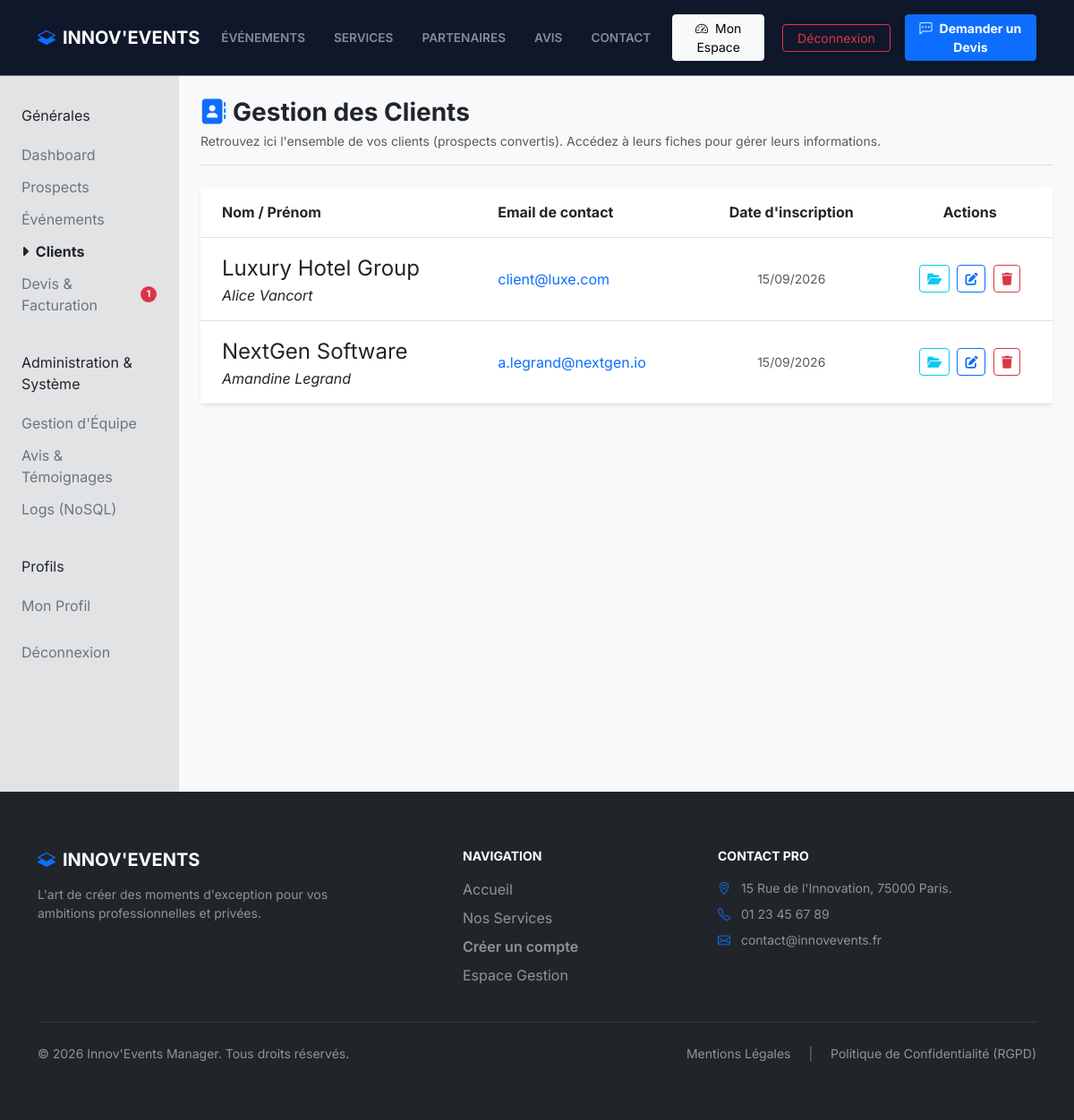
The page /index.php?action=admin_clients (signed in) on the database its author committed.
### tables this page shows
CREATE TABLE users (
id INT AUTO_INCREMENT PRIMARY KEY,
company_id INT NULL,
email VARCHAR(255) NOT NULL UNIQUE,
password VARCHAR(255) NOT NULL,
must_change_password TINYINT(1) NOT NULL DEFAULT 0,
firstname VARCHAR(100) NOT NULL,
lastname VARCHAR(100) NOT NULL,
role VARCHAR(50) NOT NULL DEFAULT 'CLIENT',
is_deleted TINYINT(1) NOT NULL DEFAULT 0,
created_at TIMESTAMP DEFAULT CURRENT_TIMESTAMP,
CONSTRAINT fk_users_company
FOREIGN KEY (company_id) REFERENCES companies(id)
ON DELETE CASCADE ON UPDATE CASCADE
);

CREATE TABLE companies (
id INT AUTO_INCREMENT PRIMARY KEY,
name VARCHAR(255) NOT NULL,
siren VARCHAR(9) NULL,
address VARCHAR(255) NULL,
postal_code VARCHAR(10) NULL,
city VARCHAR(100) NULL,
created_at TIMESTAMP DEFAULT CURRENT_TIMESTAMP,
updated_at TIMESTAMP DEFAULT CURRENT_TIMESTAMP ON UPDATE CURRENT_TIMESTAMP
);

### src/controllers/AdminClientController.php (called while the page is built, shortened)
<?php
require_once __DIR__ . '/../models/sql/User.php';
class AdminClientController extends BaseController
{
    public function showClientsList(): void
    {
        $userModel = new User();
        $clients = $userModel->findAllClients();
        require __DIR__ . '/../views/partials/header.php';
        require __DIR__ . '/../views/admin/list_clients.php';
        require __DIR__ . '/../views/partials/footer.php';
    }
}

### src/config/Database.php (called while the page is built, shortened)
<?php
class Database {
    private static $instance = null;
    private function __construct() {
        $host    = 'db';
        $db      = 'innovevents_db';
        $user    = 'root';
        $pass    = 'root_password';
        $charset = 'utf8mb4';
        $dsn = "mysql:host=$host;dbname=$db;charset=$charset";
        try {
            $this->pdo = new PDO($dsn, $user, $pass, [
                PDO::ATTR_ERRMODE => PDO::ERRMODE_EXCEPTION,
                PDO::ATTR_DEFAULT_FETCH_MODE => PDO::FETCH_ASSOC,
                PDO::ATTR_EMULATE_PREPARES => false
            ]);
        } catch (\PDOException $e) {
            error_log("Database connection failure: " . $e->getMessage());
            die("Erreur de connexion à la base de données. Veuillez réessayer plus tard.");
        }
    }
    public static function getInstance() {
        if (self::$instance === null) {
            self::$instance = new Database();
        }
        return self::$instance->pdo;
    }
}

### src/models/sql/User.php (called while the page is built, shortened)
<?php
require_once __DIR__ . '/../../config/Database.php';
class User
{
    private $db;
    public function __construct()
    {
        $this->db = Database::getInstance();
    }
    public function findAllClients(): array
    {
        try {
            $req = "
                SELECT u.*, c.name AS company_name
                FROM users u
                LEFT JOIN companies c ON u.company_id = c.id
                WHERE u.role = 'CLIENT' AND u.is_deleted = 0
                ORDER BY u.created_at DESC
            ";
            $stmt = $this->db->prepare($req);
            $stmt->execute();
            return $stmt->fetchAll(PDO::FETCH_ASSOC);
        } catch (\PDOException $e) {
            error_log("Erreur lors de la récupération des clients : " . $e->getMessage());
            return [];
        }
    }
}

### src/views/admin/list_clients.php (the view, shortened to what this page needs)
<div class="container-fluid bg-light min-vh-100">
    <div class="row">
        <?php require __DIR__ . '/../partials/sidebar.php'; ?>
        <main class="col-md-9 ms-sm-auto col-lg-10 px-md-4 py-4">
            <div class="d-flex justify-content-between align-items-center mb-4 border-bottom pb-3">
                <div>
                    <h1 class="h3 fw-bold text-dark mb-1">
                        <i class="fa-solid fa-address-book text-primary me-2" aria-hidden="true"></i>Gestion des Clients
                    </h1>
                    <p class="text-muted small mb-0">
                        Retrouvez ici l'ensemble de vos clients (prospects convertis). Accédez à leurs fiches pour gérer leurs informations.
                    </p>
                </div>
            </div>
            <div class="card border-0 shadow-sm rounded-3">
                <div class="card-body p-0">
                    <div class="table-responsive">
                        <table class="table table-hover align-middle mb-0" aria-label="Liste de vos clients">
                            <thead style="background-color: #0F172A; color: white;">
                            <tr>
                                <th scope="col" class="py-3 px-4">Nom / Prénom</th>
                                <th scope="col" class="py-3 px-4">Email de contact</th>
                                <th scope="col" class="py-3 px-4 text-center">Date d'inscription</th>
                                <th scope="col" class="py-3 px-4 text-center">Actions</th>
                            </tr>
                            </thead>
                            <tbody>
                            <?php if (empty($clients)): ?>
                                <tr>
                                    <td colspan="4" class="text-center py-5 text-muted">
                                        Aucun client enregistré pour le moment. Convertissez un prospect pour commencer.
                                    </td>
                                </tr>
                            <?php else: ?>
                                <?php foreach ($clients as $client): ?>
                                    <tr>
                                        <td class="px-4 py-3 text-dark">
                                            <div class="fs-4"><?= htmlspecialchars($client['company_name'], ENT_QUOTES, 'UTF-8') ?></div>
                                            <div class="fst-italic"><?= htmlspecialchars($client['firstname'] . ' ' . $client['lastname'], ENT_QUOTES, 'UTF-8') ?></div>
                                        </td>
                                        <td class="px-4 py-3 text-muted">
                                            <a href="mailto:<?= htmlspecialchars($client['email'], ENT_QUOTES, 'UTF-8') ?>" class="text-decoration-none" aria-label="Envoyer un email à <?= htmlspecialchars($client['firstname'], ENT_QUOTES, 'UTF-8') ?>">
                                                <?= htmlspecialchars($client['email'], ENT_QUOTES, 'UTF-8') ?>
                                            </a>
                                        </td>
                                        <td class="px-4 py-3 text-center small text-muted">
                                            <?= date('d/m/Y', strtotime($client['created_at'] ?? 'now')) ?>
                                        </td>
                                        <td class="px-4 py-3 text-center">
                                            <a href="index.php?action=view_client&id=<?= (int)$client['id'] ?>" class="btn btn-sm btn-outline-info me-1" title="Voir le dossier" aria-label="Consulter le dossier">
                                                <i class="fa-solid fa-folder-open" aria-hidden="true"></i>
                                            </a>
                                            <?php if (($_SESSION['user_role'] ?? '') === 'ADMIN'): ?>
                                            <a href="index.php?action=edit_client&id=<?= (int)$client['id'] ?>" class="btn btn-sm btn-outline-primary me-1" title="Éditer le client" aria-label="Éditer le profil de <?= htmlspecialchars($client['firstname'], ENT_QUOTES, 'UTF-8') ?>">
                                                <i class="fa-solid fa-pen-to-square" aria-hidden="true"></i>
                                            </a>
                                            <?php endif; ?>
                                            <?php if (($_SESSION['user_role'] ?? '') === 'ADMIN'): ?>
                                            <form action="index.php?action=delete_client" method="POST" class="d-inline" onsubmit="return confirm('Êtes-vous sûr de vouloir supprimer définitivement ce client ? Cette action est irréversible.');">
                                                <button type="submit" class="btn btn-sm btn-outline-danger" title="Supprimer le client" aria-label="Supprimer le client <?= htmlspecialchars($client['firstname'], ENT_QUOTES, 'UTF-8') ?>">
                                                    <i class="fa-solid fa-trash" aria-hidden="true"></i>
                                                </button>
                                            </form>
                                            <?php endif; ?>
                                        </td>
                                    </tr>
                                <?php endforeach; ?>
                            <?php endif; ?>
                            </tbody>
                        </table>
                    </div>
                </div>
            </div>
        </main>
    </div>
</div>

### public/css/style.css (style rules this page uses)
body { font-family: 'Inter', system-ui, -apple-system, sans-serif !important; color: #475569 !important; }

### rows shown on the page
users: company.name "Luxury Hotel Group", firstname+lastname "Alice Vancort", email "client@luxe.com", created_at "15/09/2026"
users: company.name "NextGen Software", firstname+lastname "Amandine Legrand", email "a.legrand@nextgen.io", created_at "15/09/2026"

### other values the page prints
$sectionTitle "Générales"
$item['label'] "Dashboard"
$item['label'] "Prospects"
$item['label'] "Événements"
$item['label'] "Clients"
$item['label'] "Devis & Facturation"
$badge "1"
$sectionTitle "Administration & Système"
$item['label'] "Gestion d'Équipe"
$item['label'] "Avis & Témoignages"
$item['label'] "Logs (NoSQL)"
$sectionTitle "Profils"
$item['label'] "Mon Profil"
$item['label'] "Déconnexion"
